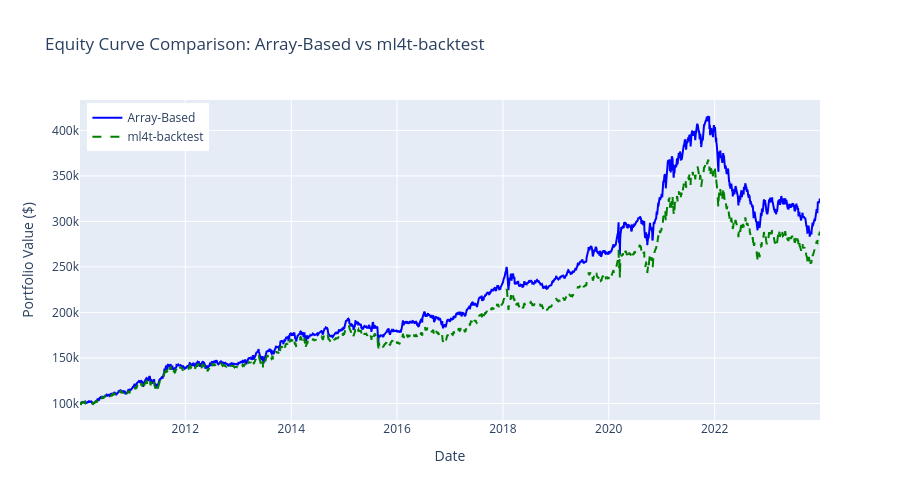

The cell this chart's notebook holds for it:
### Markdown cell above
## 7. Visualize Equity Curves

### Code cell
fig = go.Figure()

fig.add_trace(
    go.Scatter(
        x=equity_vbt.index,
        y=equity_vbt,
        name="Array-Based",
        line=dict(color="blue", width=2),
    )
)

fig.add_trace(
    go.Scatter(
        x=equity_ml4t.index,
        y=equity_ml4t,
        name="ml4t-backtest",
        line=dict(color="green", width=2, dash="dash"),
    )
)

fig.update_layout(
    title="Equity Curve Comparison: Array-Based vs ml4t-backtest",
    xaxis_title="Date",
    yaxis_title="Portfolio Value ($)",
    height=500,
    legend=dict(yanchor="top", y=0.99, xanchor="left", x=0.01),
)
fig.show()

### Figure 1 — Plotly figure (JSON) as saved in the notebook; plotly's stock layout.template omitted (floating-point values rounded to 4 significant figures; data arrays with more than 128 entries replaced by an {"elided": "..."} marker saying what was removed)
{"data": [{"line": {"color": "blue", "width": 2}, "name": "Array-Based", "type": "scatter", "x": {"elided": "3522 str values"}, "y": {"elided": "3522 float values"}}, {"line": {"color": "green", "dash": "dash", "width": 2}, "name": "ml4t-backtest", "type": "scatter", "x": {"elided": "3522 str values"}, "y": {"elided": "3522 float values"}}], "layout": {"height": 500, "legend": {"x": 0.01, "xanchor": "left", "y": 0.99, "yanchor": "top"}, "title": {"text": "Equity Curve Comparison: Array-Based vs ml4t-backtest"}, "xaxis": {"title": {"text": "Date"}}, "yaxis": {"title": {"text": "Portfolio Value ($)"}}}}
